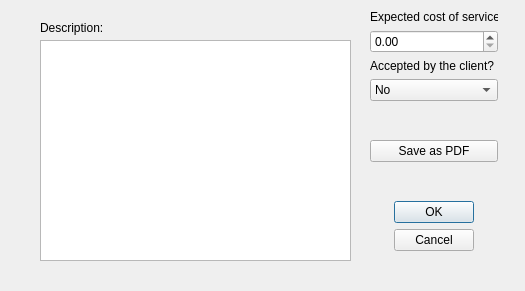
<?xml version="1.0" encoding="UTF-8"?>
<ui version="4.0">
 <class>Estimate</class>
 <widget class="QDialog" name="Estimate">
  <property name="geometry">
   <rect>
    <x>0</x>
    <y>0</y>
    <width>525</width>
    <height>291</height>
   </rect>
  </property>
  <property name="windowTitle">
   <string>Dialog</string>
  </property>
  <widget class="QTextEdit" name="description">
   <property name="geometry">
    <rect>
     <x>40</x>
     <y>40</y>
     <width>311</width>
     <height>221</height>
    </rect>
   </property>
  </widget>
  <widget class="QLabel" name="label">
   <property name="geometry">
    <rect>
     <x>40</x>
     <y>20</y>
     <width>211</width>
     <height>16</height>
    </rect>
   </property>
   <property name="text">
    <string>Description:</string>
   </property>
  </widget>
  <widget class="QWidget" name="verticalLayoutWidget">
   <property name="geometry">
    <rect>
     <x>370</x>
     <y>10</y>
     <width>128</width>
     <height>241</height>
    </rect>
   </property>
   <layout class="QVBoxLayout" name="verticalLayout">
    <item>
     <widget class="QLabel" name="label_4">
      <property name="text">
       <string>Expected cost of service</string>
      </property>
     </widget>
    </item>
    <item>
     <widget class="QDoubleSpinBox" name="expectedCost"/>
    </item>
    <item>
     <widget class="QLabel" name="label_3">
      <property name="text">
       <string>Accepted by the client?</string>
      </property>
     </widget>
    </item>
    <item>
     <widget class="QComboBox" name="acceptedByClient">
      <item>
       <property name="text">
        <string>No</string>
       </property>
      </item>
      <item>
       <property name="text">
        <string>Yes</string>
       </property>
      </item>
     </widget>
    </item>
    <item>
     <spacer name="verticalSpacer">
      <property name="orientation">
       <enum>Qt::Vertical</enum>
      </property>
      <property name="sizeHint" stdset="0">
       <size>
        <width>20</width>
        <height>40</height>
       </size>
      </property>
     </spacer>
    </item>
    <item>
     <widget class="QPushButton" name="pushButton">
      <property name="text">
       <string>Save as PDF</string>
      </property>
     </widget>
    </item>
    <item>
     <spacer name="verticalSpacer_2">
      <property name="orientation">
       <enum>Qt::Vertical</enum>
      </property>
      <property name="sizeHint" stdset="0">
       <size>
        <width>20</width>
        <height>40</height>
       </size>
      </property>
     </spacer>
    </item>
    <item>
     <layout class="QHBoxLayout" name="horizontalLayout">
      <item>
       <widget class="QDialogButtonBox" name="buttonBox">
        <property name="orientation">
         <enum>Qt::Vertical</enum>
        </property>
        <property name="standardButtons">
         <set>QDialogButtonBox::Cancel|QDialogButtonBox::Ok</set>
        </property>
       </widget>
      </item>
     </layout>
    </item>
   </layout>
  </widget>
 </widget>
 <resources/>
 <connections>
  <connection>
   <sender>buttonBox</sender>
   <signal>accepted()</signal>
   <receiver>Estimate</receiver>
   <slot>accept()</slot>
   <hints>
    <hint type="sourcelabel">
     <x>248</x>
     <y>254</y>
    </hint>
    <hint type="destinationlabel">
     <x>157</x>
     <y>274</y>
    </hint>
   </hints>
  </connection>
  <connection>
   <sender>buttonBox</sender>
   <signal>rejected()</signal>
   <receiver>Estimate</receiver>
   <slot>reject()</slot>
   <hints>
    <hint type="sourcelabel">
     <x>316</x>
     <y>260</y>
    </hint>
    <hint type="destinationlabel">
     <x>286</x>
     <y>274</y>
    </hint>
   </hints>
  </connection>
 </connections>
</ui>
